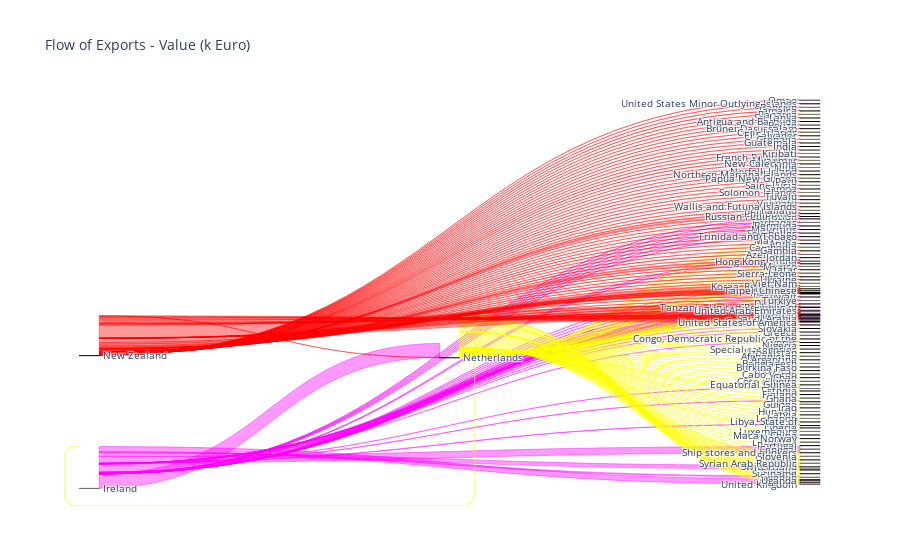

This figure's notebook cell:
### Code cell
import plotly.graph_objects as go

fig = go.Figure(data=[go.Sankey(
    node = dict(
        pad = 15,
        thickness = 20,
        line = dict(color = "black", width = 0.5),
        label = labels,
        color =  colors
    ),
    link = dict(
        source = sources,
        target = targets,
        value = values,
        color =  colors
    )
)])

fig.update_layout(title_text="Flow of Exports - Value (k Euro)", font_size=10)
fig.show()

### Figure 1 — Plotly figure (JSON) as saved in the notebook; plotly's stock layout.template omitted (floating-point values rounded to 4 significant figures; data arrays with more than 128 entries replaced by an {"elided": "..."} marker saying what was removed)
{"data": [{"link": {"color": {"elided": "280 str values"}, "source": {"elided": "280 int values"}, "target": {"elided": "280 int values"}, "value": {"elided": "280 int values"}}, "node": {"color": {"elided": "280 str values"}, "label": {"elided": "165 str values"}, "line": {"color": "black", "width": 0.5}, "pad": 15, "thickness": 20}, "type": "sankey"}], "layout": {"font": {"size": 10}, "title": {"text": "Flow of Exports - Value (k Euro)"}}}
